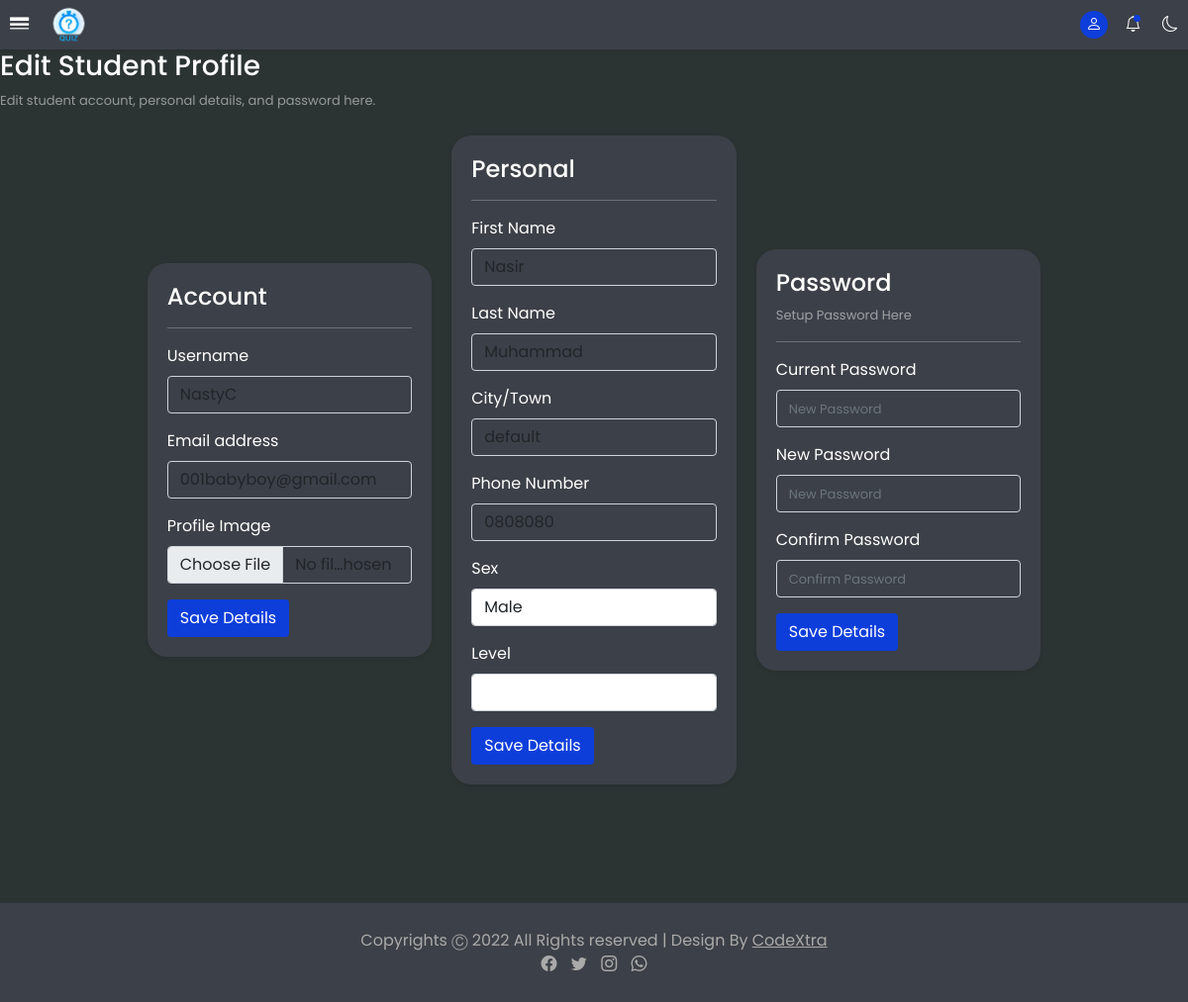
Page /user/settings.php?user=9 on the committed database.
### tables this page shows
CREATE TABLE `users` (
  `id` int(11) NOT NULL,
  `studentID` tinytext DEFAULT NULL,
  `fName` tinytext NOT NULL,
  `lName` tinytext NOT NULL,
  `username` tinytext NOT NULL,
  `email` text NOT NULL,
  `city` tinytext DEFAULT 'default',
  `phone` tinytext DEFAULT '0808080',
  `plan` tinytext DEFAULT 'free',
  `level` int(11) DEFAULT 0,
  `sex` text NOT NULL DEFAULT 'Others',
  `password` longtext NOT NULL,
  `reg_date` int(11) NOT NULL,
  `last_login` int(11) NOT NULL
);

### user/navbar.php (called while the page is built, shortened)
<?php
  if(isset($_GET['user'])) {
    require "../includes/db.inc.php";
    $user_id = $_GET['user'];
    $sql = "SELECT * FROM users WHERE id='$user_id';";
    $result = mysqli_query($conn, $sql);
  }
?>

### user/settings.php (the view, shortened to what this page needs)
<?php
if (isset($_GET['user'])) {
  require "../includes/db.inc.php";
  $id = $_GET['user'];
  $sql = "SELECT * FROM users WHERE id = '$id';";
  $result = mysqli_query($conn, $sql);
  $data = null;
  if (mysqli_num_rows($result) > 0) {
    while ($row = mysqli_fetch_assoc($result)) {
      $data = $row;
    }
  }
?>
  <!DOCTYPE html>
  <html lang="en">
  <head>
    <link href="https://cdn.jsdelivr.net/npm/bootstrap@5.0.2/dist/css/bootstrap.min.css" rel="stylesheet">
    <link rel="stylesheet" href="https://cdn.jsdelivr.net/npm/bootstrap-icons@1.9.1/font/bootstrap-icons.css">
    <link rel="stylesheet" type="text/css" href="https://cdn.jsdelivr.net/npm/toastify-js/src/toastify.min.css">
    <link rel="stylesheet" href="../public/style.css">
  </head>
  <body>
    <?php
    require("./header.php");
    require("./navbar.php");
    ?>
    <main>
      <div class="head" id="settings">
        <h3>Edit Student Profile</h3>
        <p>Edit student account, personal details, and password here.</p>
        <div class="form">
          <div class="row d-flex align-items-center justify-content-center">
            <div class="col-md-3 shadow-sm">
              <h4>Account</h4>
              <hr>
              <form action="../includes/students.inc.php" method="post" enctype="multipart/form-data" id="account">
                <div class="mb-3">
                  <label for="uid" class="form-label">Username</label>
                  <input type="text" class="form-control" id="uid" name="uid" placeholder="Username" value="<?php echo $data['username']; ?>">
                </div>
                <div class="mb-3">
                  <label for="email" class="form-label">Email address</label>
                  <input type="email" class="form-control" placeholder="Email" name="email" id="email" value="<?php echo $data['email']; ?>">
                </div>
                <div class="mb-3">
                  <label for="image" class="form-label">Profile Image</label>
                  <input type="file" name="image" class="form-control" id="image" accept="image/*">
                </div>
                <button type="submit" name="account" class="btn" id="account-btn">Save Details</button>
              </form>
            </div>
            <div class="col-md-3 shadow-sm">
              <h4>Personal</h4>
              <hr>
              <div class="mb-3">
                <label for="fNmae" class="form-label">First Name</label>
                <input type="text" class="form-control" id="fName" name="fName" placeholder="First Name" autocomplete="off" value="<?php echo $data['fName']; ?>">
              </div>
              <div class="mb-3">
                <label for="lName" class="form-label">Last Name</label>
                <input type="text" class="form-control" id="lName" name="lName" placeholder="Last Name" autocomplete="off" value="<?php echo $data['lName']; ?>">
              </div>
              <div class="mb-3">
                <label for="city" class="form-label">City/Town</label>
                <input type="text" class="form-control" id="city" name="city" placeholder="City/Town" autocomplete="off" value="<?php echo $data['city']; ?>">
              </div>
              <div class="mb-3">
                <label for="phone" class="form-label">Phone Number</label>
                <input type="text" class="form-control" id="phone" name="phone" placeholder="Phone Number" value="<?php echo $data['phone']; ?>">
              </div>
              <div class="mb-3">
                <label for="sex" class="form-label">Sex</label>
                <select name="sex" id="sex" class="form-control">
                  <option value="Male" <?php if ($data['sex'] === "Male") {
                                          echo "selected";
                                        } ?>>Male</option>
                </select>
              </div>
              <div class="mb-3">
                <label for="level" class="form-label">Level</label>
                <select name="level" id="level" class="form-control">
                </select>
              </div>
              <button type="submit" class="btn" onclick="editPersonal(<?php echo $data['id']; ?>)" id="personal-btn">Save Details</button>
            </div>
            <div class="col-md-3 shadow-sm">
              <h4>Password</h4>
              <p>Setup Password Here</p>
              <hr>
              <div class="mb-3">
                <label for="cpwd" class="form-label">Current Password</label>
                <input type="password" class="form-control" id="cpwd" placeholder="New Password">
              </div>
              <div class="mb-3">
                <label for="newpwd" class="form-label">New Password</label>
                <input type="password" class="form-control" id="pwd" placeholder="New Password">
              </div>
              <div class="mb-3">
                <label for="rnewpwd" class="form-label">Confirm Password</label>
                <input type="password" class="form-control" id="rpwd" placeholder="Confirm Password">
              </div>
              <button type="submit" class="btn" onclick="editPassword(<?php echo $data['id']; ?>)" id="password-btn">Save Details</button>
            </div>
          </div>
        </div>
      </div>
    </main>
    </div>
    <?php
    require "../admin/footer.php";
    ?>
  </body>
  </html>
<?php
} else {
  header("Location: ./index.php");
}
?>

### public/style.css (style rules this page uses)
:root { --bg: #f0f0f1; --blue: #0e3eda; --light-blue: #5d8bf4; --white: #fff; --gray: #ddd; --dark-gray: #444; --dark : #000; }
* { margin: 0; padding: 0; box-sizing: border-box; font-family: 'Poppins', sans-serif; }
body { background-color: var(--bg); }
main { margin-top: 50px; width: 100%; min-height: 100%; transition: all 0.5s ease; color: var(--dark); }
main .row { width: 100%; margin-left: 0; }
nav.nav-collapse ~ main { width: 100%; height: 100%; }
main .head, main .level { margin: 10px 0; }
main #settings { background-color: transparent; }
main .form { margin: 0 25px; }
main .form .row .col-md-3, main .form .row .col-md-8, .form .row .each { margin: 10px; padding: 20px; border-radius: 20px; background-color: var(--white); }
main input, button { box-shadow: none !important; }
input, textarea { background-color: transparent !important; }
.form .row .col-md-3 button, .form .row .col-md-8 button, .form .row .each button { background-color: var(--blue); color: #fff; }
select { box-shadow: none !important; }
html, body { height: 100%; margin: 0; }

### rows in the picture
users: uid "NastyC", email "001babyboy@gmail.com", fName "Nasir", lName "Muhammad", city "default", phone "0808080", sex "Male"
